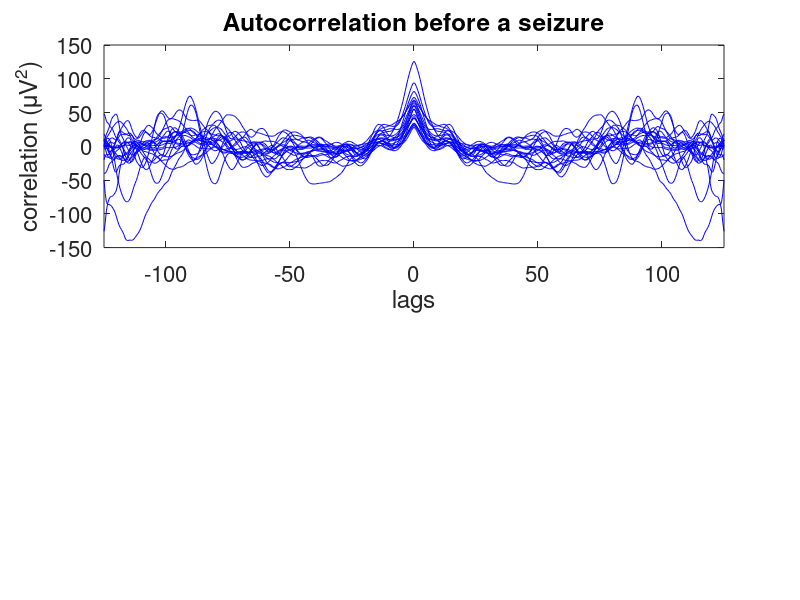

Reproduce this figure in MATLAB. (Note: this script raises an error after producing the figure.)
%%%%%%%%%% 
% Plotting the autocorrelation during different moments in time. 
% Wouter Kayser and Karen van der Werff 2019
%%%%%%%%%%

clear; close all;

load('data_assignment.mat');
signal = EEG(12,:);

before(20, 499) = 0;
during(20, 499) = 0;

% Calculating the autocorrelation at different intervals
for i = 1:20
   before(i, :) = xcorr(signal(1+(i-1)*250:i*250));
   during(i, :) = xcorr(signal(12501+(i-1)*250:12500+i*250)); 
end

bias = xcorr(ones(250, 1));


% Plotting before seizure behaviour
subplot(211)
plot(linspace(-125, 125, 499), (before)./bias', 'color', 'blue');
title('Autocorrelation before a seizure')
ylabel('correlation (μV^2)');
xlim([-125 125])
xlabel('lags');
set(gca,'FontSize',16)
yline(0);
xlim([-125 125])

% Plotting behaviour during seizure. 
subplot(212)
plot(linspace(-125, 125, 499), (during)./bias', 'color', 'red');
title('Autocorrelation during a seizure');
ylabel('correlation (μV^2)');
xlabel('lags');
set(gca,'FontSize',16)
yline(0);
xlim([-125 125])
ylim([-3000 5000])
